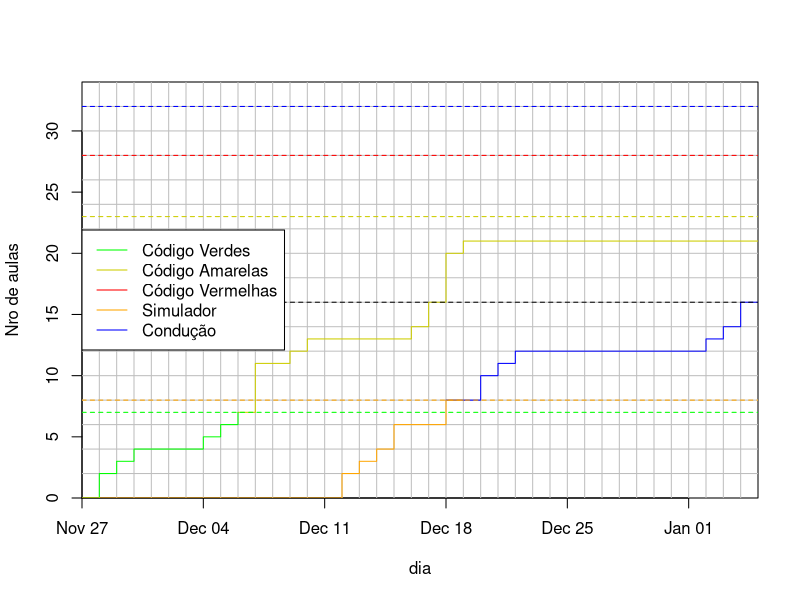

Here is the R script that generated this plot:
df <- read.csv(file.path("data", "aulas.csv"))

dias <- as.Date(df$dia)
codigo <- cumsum(df$codigo)
conducao <- cumsum(df$conducao)

diff_dias <- as.numeric(
  difftime(
    max(dias),
    min(dias),
    unit = "days"
  )
)

png("progresso.png",
  width = 8,
  height = 8,
  units = "cm",
  res = 2048,
  pointsize = 4
)

plot(
  dias,
  codigo,
  ylim = c(0, 34),
  xaxs = "i",
  yaxs = "i",
  xlab = "dia",
  ylab = "Nro de aulas",
  col = "white"
)
grid(
  nx = diff_dias,
  ny = 17,
  lty = 1,
  col = "gray",
  lwd = 1
)

# Linhas do código
lines(
  dias[codigo >= 23],
  codigo[codigo >= 23],
  col = "red",
  type = "s"
)
lines(
  dias[codigo >= 7 & codigo < 24],
  codigo[codigo >= 7 & codigo < 24],
  col = "yellow3",
  type = "s"
)
lines(
  dias[codigo < 8],
  codigo[codigo < 8],
  col = "green",
  type = "s"
)
abline(h = 7, col = "green", lty = 2)
abline(h = 23, col = "yellow3", lty = 2)
abline(h = 28, col = "red", lty = 2)

# Linhas da condução
lines(
  dias[conducao >= 8 & dias <= Sys.Date()],
  conducao[conducao >= 8 & dias <= Sys.Date()],
  col = "blue",
  type = "s"
)
lines(
  dias[conducao >= 8 & dias >= Sys.Date()],
  conducao[conducao >= 8 & dias >= Sys.Date()],
  col = "blue",
  type = "s", lty = 2
)
lines(
  dias[conducao <= 8],
  conducao[conducao <= 8],
  col = "orange",
  type = "s"
)
abline(h = 8, col = "orange", lty = 2)
abline(h = 16, col = "black", lty = 2)
abline(h = 32, col = "blue", lty = 2)

legend(
  x = "left",
  legend = c(
    "Código Verdes",
    "Código Amarelas",
    "Código Vermelhas",
    "Simulador",
    "Condução"
  ),
  col = c("green", "yellow3", "red", "orange", "blue"),
  lty = 1,
  lwd = 1
)
